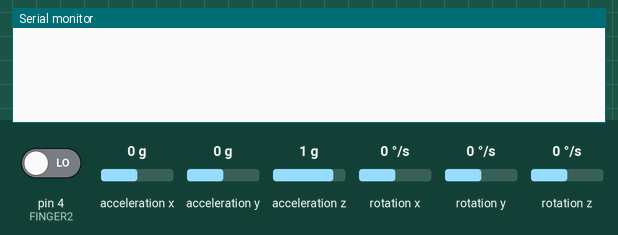
Recording of a sketch running on a simulated Arduino Uno, built with avr-gcc and run on an emulated ATmega328P. Shown: the last lines printed to the serial monitor. The test bench sets the inputs (shaded band); at power-on: pin 4 (FINGER2) LOW, acceleration x 0 g, acceleration y 0 g, acceleration z 1 g, rotation x 0 °/s, rotation y 0 °/s, rotation z 0 °/s.

Above: at 1.2 s.
1.3 s: pin 4 (FINGER2) driven HIGH
At 2.3 s:
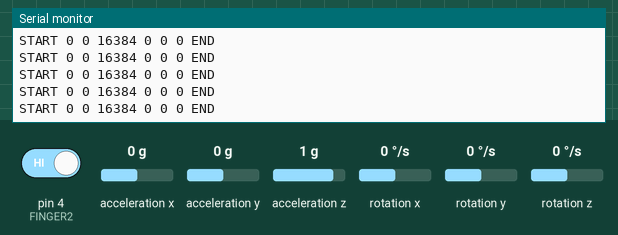
2.8 s: acceleration x set to -1.4 g
At 3.3 s:
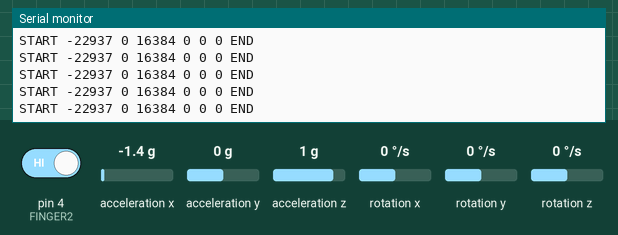
5.8 s: acceleration y set to -1.4 g
At 6.6 s:
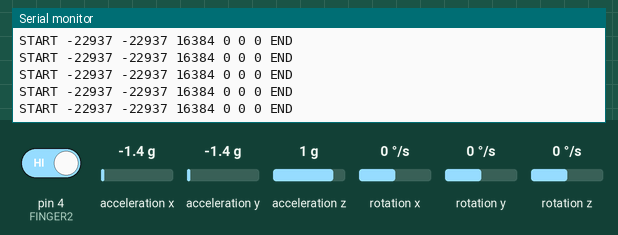
8.8 s: acceleration z set to -1.4 g
At 9.5 s:
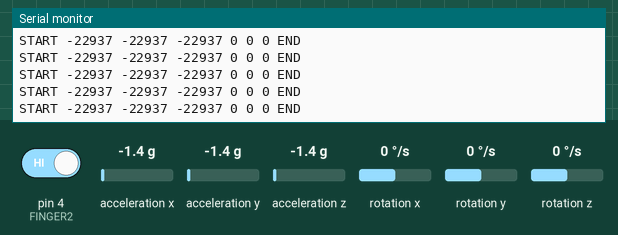
11.8 s: rotation x set to 100 °/s
At 12.4 s:
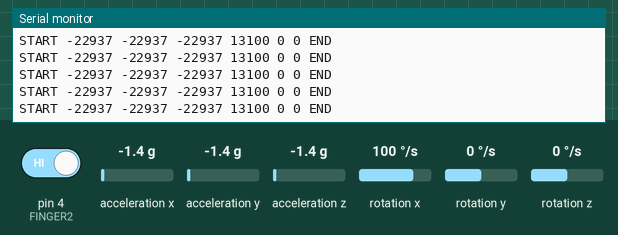
14.8 s: pin 4 (FINGER2) driven LOW
At 15.7 s:
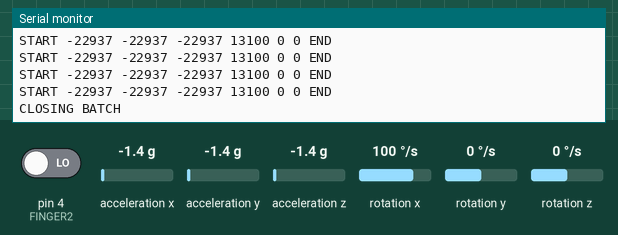

The sketch:

glove_arduino_keyboard_learn.ino
```cpp
// I2C device class (I2Cdev) demonstration Arduino sketch for MPU6050 class
// 10/7/2011 by Jeff Rowberg <jeff@rowberg.net>
// Updates should (hopefully) always be available at https://github.com/jrowberg/i2cdevlib
//
// Changelog:
//      2013-05-08 - added multiple output formats
//                 - added seamless Fastwire support
//      2011-10-07 - initial release

/* ============================================
I2Cdev device library code is placed under the MIT license
Copyright (c) 2011 Jeff Rowberg

Permission is hereby granted, free of charge, to any person obtaining a copy
of this software and associated documentation files (the "Software"), to deal
in the Software without restriction, including without limitation the rights
to use, copy, modify, merge, publish, distribute, sublicense, and/or sell
copies of the Software, and to permit persons to whom the Software is
furnished to do so, subject to the following conditions:

The above copyright notice and this permission notice shall be included in
all copies or substantial portions of the Software.

THE SOFTWARE IS PROVIDED "AS IS", WITHOUT WARRANTY OF ANY KIND, EXPRESS OR
IMPLIED, INCLUDING BUT NOT LIMITED TO THE WARRANTIES OF MERCHANTABILITY,
FITNESS FOR A PARTICULAR PURPOSE AND NONINFRINGEMENT. IN NO EVENT SHALL THE
AUTHORS OR COPYRIGHT HOLDERS BE LIABLE FOR ANY CLAIM, DAMAGES OR OTHER
LIABILITY, WHETHER IN AN ACTION OF CONTRACT, TORT OR OTHERWISE, ARISING FROM,
OUT OF OR IN CONNECTION WITH THE SOFTWARE OR THE USE OR OTHER DEALINGS IN
THE SOFTWARE.
===============================================
*/

// I2Cdev and MPU6050 must be installed as libraries, or else the .cpp/.h files
// for both classes must be in the include path of your project
#include "I2Cdev.h"
#include "MPU6050.h"

// Arduino Wire library is required if I2Cdev I2CDEV_ARDUINO_WIRE implementation
// is used in I2Cdev.h
#if I2CDEV_IMPLEMENTATION == I2CDEV_ARDUINO_WIRE
    #include "Wire.h"
#endif

// class default I2C address is 0x68
// specific I2C addresses may be passed as a parameter here
// AD0 low = 0x68 (default for InvenSense evaluation board)
// AD0 high = 0x69
MPU6050 accelgyro1(0x68);
//MPU6050 accelgyro2(0x69); // <-- use for AD0 high

int16_t ax1, ay1, az1;
int16_t gx1, gy1, gz1;

//int16_t ax2, ay2, az2;
//int16_t gx2, gy2, gz2;

int16_t f1, f2, f3, f4;

//#define FINGER1 5 // 食指
#define FINGER2 4 // 中指
//#define FINGER3 3 // 無名指
//#define FINGER4 6 // 小指


// uncomment "OUTPUT_READABLE_ACCELGYRO" if you want to see a tab-separated
// list of the accel X/Y/Z and then gyro X/Y/Z values in decimal. Easy to read,
// not so easy to parse, and slow(er) over UART.
#define OUTPUT_READABLE_ACCELGYRO

// uncomment "OUTPUT_BINARY_ACCELGYRO" to send all 6 axes of data as 16-bit
// binary, one right after the other. This is very fast (as fast as possible
// without compression or data loss), and easy to parse, but impossible to read
// for a human.
//#define OUTPUT_BINARY_ACCELGYRO

void setup() {
    // join I2C bus (I2Cdev library doesn't do this automatically)
    #if I2CDEV_IMPLEMENTATION == I2CDEV_ARDUINO_WIRE
        Wire.begin();
    #elif I2CDEV_IMPLEMENTATION == I2CDEV_BUILTIN_FASTWIRE
        Fastwire::setup(400, true);
    #endif

    // initialize serial communication
    // (38400 chosen because it works as well at 8MHz as it does at 16MHz, but
    // it's really up to you depending on your project)
    Serial.begin(38400);

    // initialize device
//    Serial.println("Initializing I2C devices...");
    accelgyro1.initialize();
//    accelgyro2.initialize();

    // verify connection
//    Serial.println("Testing device connections...");

    accelgyro1.testConnection();
//    accelgyro2.testConnection();
    //Serial.println(accelgyro.testConnection() ? "MPU6050 connection successful" : "MPU6050 connection failed");

    // use the code below to change accel/gyro offset values
    /*
    Serial.println("Updating internal sensor offsets...");
    // -76	-2359	1688	0	0	0
    Serial.print(accelgyro.getXAccelOffset()); Serial.print("\t"); // -76
    Serial.print(accelgyro.getYAccelOffset()); Serial.print("\t"); // -2359
    Serial.print(accelgyro.getZAccelOffset()); Serial.print("\t"); // 1688
    Serial.print(accelgyro.getXGyroOffset()); Serial.print("\t"); // 0
    Serial.print(accelgyro.getYGyroOffset()); Serial.print("\t"); // 0
    Serial.print(accelgyro.getZGyroOffset()); Serial.print("\t"); // 0
    Serial.print("\n");
    accelgyro.setXGyroOffset(220);
    accelgyro.setYGyroOffset(76);
    accelgyro.setZGyroOffset(-85);
    Serial.print(accelgyro.getXAccelOffset()); Serial.print("\t"); // -76
    Serial.print(accelgyro.getYAccelOffset()); Serial.print("\t"); // -2359
    Serial.print(accelgyro.getZAccelOffset()); Serial.print("\t"); // 1688
    Serial.print(accelgyro.getXGyroOffset()); Serial.print("\t"); // 0
    Serial.print(accelgyro.getYGyroOffset()); Serial.print("\t"); // 0
    Serial.print(accelgyro.getZGyroOffset()); Serial.print("\t"); // 0
    Serial.print("\n");
    */
     // number 0
//    accelgyro1.setXAccelOffset(-706);
//    accelgyro1.setYAccelOffset(-918);
//    accelgyro1.setZAccelOffset(607);
//    accelgyro1.setXGyroOffset(10479);
//    accelgyro1.setYGyroOffset(1337);
//    accelgyro1.setZGyroOffset(-319);
//
//    // number 1
//    accelgyro2.setXAccelOffset(-221);
//    accelgyro2.setYAccelOffset(377);
//    accelgyro2.setZAccelOffset(1531);
//    accelgyro2.setXGyroOffset(113);
//    accelgyro2.setYGyroOffset(-69);
//    accelgyro2.setZGyroOffset(-69);
    // configure Arduino LED pin for output
    //pinMode(LED_PIN, OUTPUT);
//    pinMode(FINGER1, INPUT);
    pinMode(FINGER2, INPUT);
//    pinMode(FINGER3, INPUT);
//    pinMode(FINGER4, INPUT);
}

void loop() {
    // read raw accel/gyro measurements from device
//    accelgyro1.getMotion6(&ax1, &ay1, &az1, &gx1, &gy1, &gz1);
//    accelgyro2.getMotion6(&ax2, &ay2, &az2, &gx2, &gy2, &gz2);

//    f1 = digitalRead(FINGER1);
    f2 = digitalRead(FINGER2);
//    f3 = digitalRead(FINGER3);
//    f4 = digitalRead(FINGER4);


    if(f2 == 1) {
      Serial.println("STARTING BATCH");
      do {
        accelgyro1.getMotion6(&ax1, &ay1, &az1, &gx1, &gy1, &gz1);
        Serial.print("START ");
        Serial.print(ax1); Serial.print(" ");
        Serial.print(ay1); Serial.print(" ");
        Serial.print(az1); Serial.print(" ");
        Serial.print(gx1); Serial.print(" ");
        Serial.print(gy1); Serial.print(" ");
        Serial.print(gz1);
        Serial.println(" END");
        f2 = digitalRead(FINGER2);
      } while (f2 == 1);
      Serial.println("CLOSING BATCH");
    }

    // these methods (and a few others) are also available
    //accelgyro.getAcceleration(&ax, &ay, &az);
    //accelgyro.getRotation(&gx, &gy, &gz);

//    #ifdef OUTPUT_READABLE_ACCELGYRO
//        // display tab-separated accel/gyro x/y/z values
//        Serial.print("START ");
//        Serial.print(ax); Serial.print(" ");
//        Serial.print(ay); Serial.print(" ");
//        Serial.print(az); Serial.print(" ");
//        Serial.print(gx); Serial.print(" ");
//        Serial.print(gy); Serial.print(" ");
//        Serial.print(gz);
//        Serial.println(" END");
//    #endif
//
//    #ifdef OUTPUT_BINARY_ACCELGYRO
//        Serial.write((uint8_t)'$');
//        Serial.write((uint8_t)'2');
//        Serial.write((uint8_t)(ax1 >> 8)); Serial.write((uint8_t)(ax1 & 0xFF));
//        Serial.write((uint8_t)(ay1 >> 8)); Serial.write((uint8_t)(ay1 & 0xFF));
//        Serial.write((uint8_t)(az1 >> 8)); Serial.write((uint8_t)(az1 & 0xFF));
//        Serial.write((uint8_t)(gx1 >> 8)); Serial.write((uint8_t)(gx1 & 0xFF));
//        Serial.write((uint8_t)(gy1 >> 8)); Serial.write((uint8_t)(gy1 & 0xFF));
//        Serial.write((uint8_t)(gz1 >> 8)); Serial.write((uint8_t)(gz1 & 0xFF));
//        Serial.write((uint8_t)(ax2 >> 8)); Serial.write((uint8_t)(ax2 & 0xFF));
//        Serial.write((uint8_t)(ay2 >> 8)); Serial.write((uint8_t)(ay2 & 0xFF));
//        Serial.write((uint8_t)(az2 >> 8)); Serial.write((uint8_t)(az2 & 0xFF));
//        Serial.write((uint8_t)(gx2 >> 8)); Serial.write((uint8_t)(gx2 & 0xFF));
//        Serial.write((uint8_t)(gy2 >> 8)); Serial.write((uint8_t)(gy2 & 0xFF));
//        Serial.write((uint8_t)(gz2 >> 8)); Serial.write((uint8_t)(gz2 & 0xFF));
//        Serial.write((uint8_t)(f1));
//        Serial.write((uint8_t)(f2));
//        Serial.write((uint8_t)(f3));
//        Serial.write((uint8_t)(f4));
//        Serial.write((uint8_t)'\r');
//        Serial.write((uint8_t)'\r');
//        //Serial.write('$');
//    #endif

    // blink LED to indicate activity
    //blinkState = !blinkState;
    //digitalWrite(LED_PIN, blinkState);
}
```

Measured:
- after the input at 1.3 s, the serial monitor: prints a new line at once (image 1)
- after the input at 2.8 s, the serial monitor: prints a new line at once (image 2)
- after the input at 5.8 s, the serial monitor: prints a new line at once (image 3)
- after the input at 8.8 s, the serial monitor: prints a new line at once (image 4)
- after the input at 11.8 s, the serial monitor: prints a new line at once (image 5)
- after the input at 14.8 s, the serial monitor: prints a new line at once (image 6)
